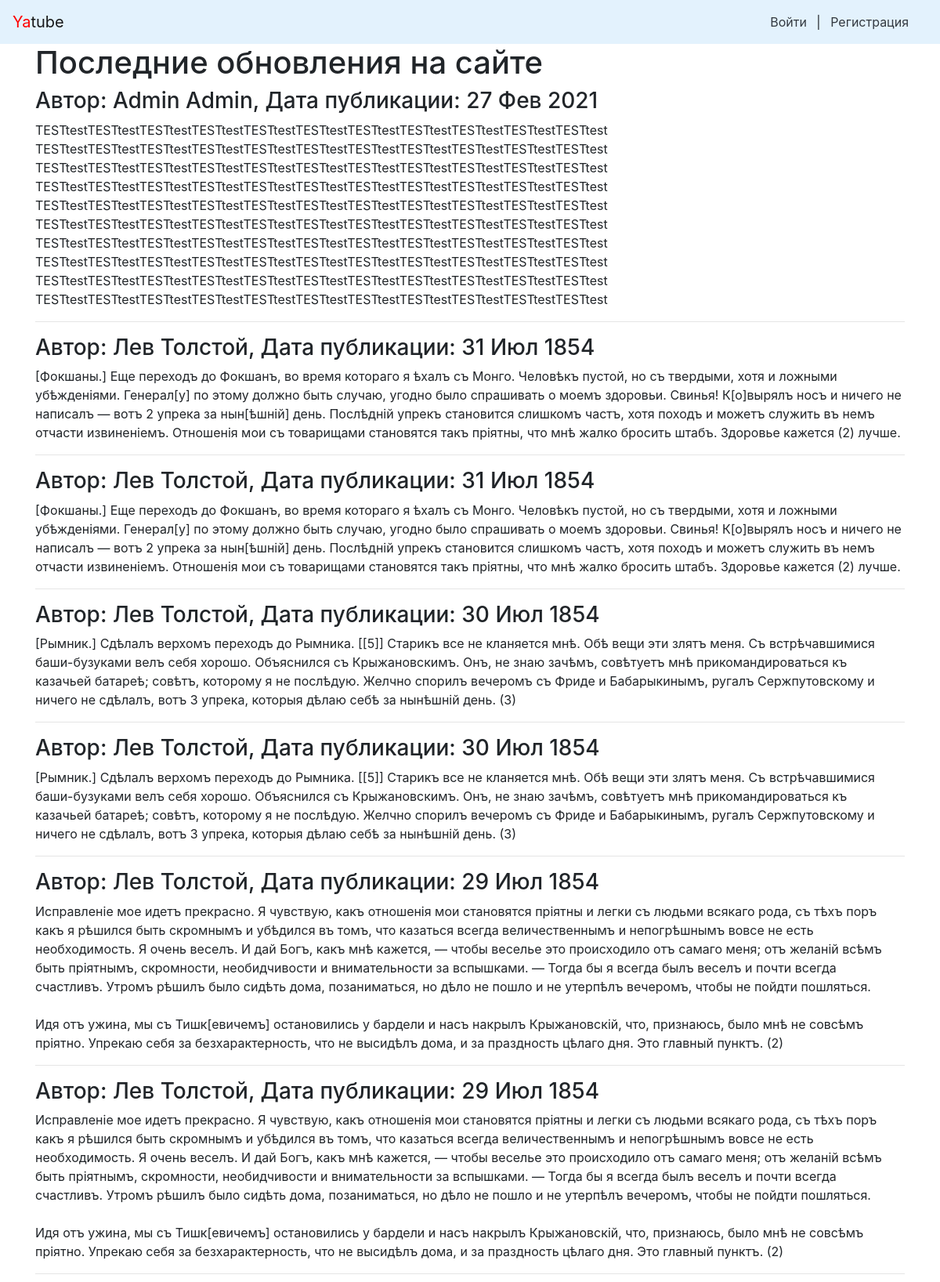
The page / (upper part) on the database its author committed.
### posts/models.py (models this page shows)
class Post(models.Model):
    text = models.TextField()
    pub_date = models.DateTimeField("date published", auto_now_add=True)
    author = models.ForeignKey(User,
                               on_delete=models.CASCADE,
                               related_name="posts")
    group = models.ForeignKey(Group,
                              on_delete=models.SET_NULL,
                              related_name="posts",
                              blank=True, null=True)
    class Meta:
        ordering = ['-pub_date']

### posts/views.py (the view)
# urls.py: path("", views.index, name="index"),
def index(request):
    latest = Post.objects.all()[:11]
    return render(request, "index.html", {"posts": latest})

### users/context_processors.py (called while the page is built)
def year(request):
    current_year = dt.date.today().year
    return {
        "year": current_year
    }

### templates/posts/index.html (shortened to what this page needs)
{% extends "base.html" %}
{% block header %}Последние обновления на сайте{% endblock %}
{% block content %}
    {% for post in posts %}
    <h3>
        Автор: {{ post.author.get_full_name }}, Дата публикации: {{ post.pub_date|date:"d M Y" }}
    </h3>
    <p>{{ post.text|linebreaksbr }}</p>
    {% if not forloop.last %}<hr>{% endif %}
    {% endfor %}
{% endblock %}

### rows shown on the page
Post: author.get_full_name "Admin Admin", pub_date "27 Фев 2021", text "TESTtestTESTtestTESTtestTESTtestTESTtestTESTtestTESTtestTESTtestTESTtestTESTtestTESTtest TESTtestTESTtestTESTtestTESTtestTESTtestTESTtestTESTtestTESTtestTESTtestTESTtestTESTtest TESTtestTESTtestTESTtestTESTtestTESTtestTESTtestTESTtestTESTtestTESTtestTESTtestTESTtest TESTtestTESTtestTESTtestTESTtestTESTtestTESTtestTESTtestTESTtestTESTtestTESTtestTESTtest TESTtestTESTtestTESTtestTESTtestTESTtestTESTtestTESTtestTESTtestTESTtestTESTtestTESTtest TESTtestTESTtestTESTtestTESTtestTESTtestTESTtestTESTtestTESTtestTESTtestTESTtestTESTtest TESTtestTESTtestTESTtestTESTtestTESTtestTESTtestTESTtestTESTtestTESTtestTESTtestTESTtest…"
Post: author.get_full_name "Лев Толстой", pub_date "31 Июл 1854", text "[Фокшаны.] Еще переходъ до Фокшанъ, во время котораго я ѣхалъ съ Монго. Человѣкъ пустой, но съ твердыми, хотя и ложными убѣжденіями. Генерал[у] по этому должно быть случаю, угодно было спрашивать о моемъ здоровьи. Свинья! К[о]вырялъ носъ и ничего не написалъ — вотъ 2 упрека за нын[ѣшній] день. Послѣдній упрекъ становится слишкомъ частъ, хотя походъ и можетъ служить въ немъ отчасти извиненіемъ. Отношенія мои съ товарищами становятся такъ пріятны, что мнѣ жалко бросить штабъ. Здоровье кажется (2) лучше."
Post: author.get_full_name "Лев Толстой", pub_date "31 Июл 1854", text "[Фокшаны.] Еще переходъ до Фокшанъ, во время котораго я ѣхалъ съ Монго. Человѣкъ пустой, но съ твердыми, хотя и ложными убѣжденіями. Генерал[у] по этому должно быть случаю, угодно было спрашивать о моемъ здоровьи. Свинья! К[о]вырялъ носъ и ничего не написалъ — вотъ 2 упрека за нын[ѣшній] день. Послѣдній упрекъ становится слишкомъ частъ, хотя походъ и можетъ служить въ немъ отчасти извиненіемъ. Отношенія мои съ товарищами становятся такъ пріятны, что мнѣ жалко бросить штабъ. Здоровье кажется (2) лучше."
Post: author.get_full_name "Лев Толстой", pub_date "30 Июл 1854", text "[Рымник.] Сдѣлалъ верхомъ переходъ до Рымника. [[5]] Старикъ все не кланяется мнѣ. Обѣ вещи эти злятъ меня. Съ встрѣчавшимися баши-бузуками велъ себя хорошо. Объяснился съ Крыжановскимъ. Онъ, не знаю зачѣмъ, совѣтуетъ мнѣ прикомандироваться къ казачьей батареѣ; совѣтъ, которому я не послѣдую. Желчно спорилъ вечеромъ съ Фриде и Бабарыкинымъ, ругалъ Сержпутовскому и ничего не сдѣлалъ, вотъ 3 упрека, которыя дѣлаю себѣ за нынѣшній день. (3)"
Post: author.get_full_name "Лев Толстой", pub_date "30 Июл 1854", text "[Рымник.] Сдѣлалъ верхомъ переходъ до Рымника. [[5]] Старикъ все не кланяется мнѣ. Обѣ вещи эти злятъ меня. Съ встрѣчавшимися баши-бузуками велъ себя хорошо. Объяснился съ Крыжановскимъ. Онъ, не знаю зачѣмъ, совѣтуетъ мнѣ прикомандироваться къ казачьей батареѣ; совѣтъ, которому я не послѣдую. Желчно спорилъ вечеромъ съ Фриде и Бабарыкинымъ, ругалъ Сержпутовскому и ничего не сдѣлалъ, вотъ 3 упрека, которыя дѣлаю себѣ за нынѣшній день. (3)"
Post: author.get_full_name "Лев Толстой", pub_date "29 Июл 1854", text "Исправленіе мое идетъ прекрасно. Я чувствую, какъ отношенія мои становятся пріятны и легки съ людьми всякаго рода, съ тѣхъ поръ какъ я рѣшился быть скромнымъ и убѣдился въ томъ, что казаться всегда величественнымъ и непогрѣшнымъ вовсе не есть необходимость. Я очень веселъ. И дай Богъ, какъ мнѣ кажется, — чтобы веселье это происходило отъ самаго меня; отъ желаній всѣмъ быть пріятнымъ, скромности, необидчивости и внимательности за вспышками. — Тогда бы я всегда былъ веселъ и почти всегда счастливъ. Утромъ рѣшилъ было сидѣть дома, позаниматься, но дѣло не пошло и не утерпѣлъ вечеромъ, чтобы не пойдти пошляться. Идя отъ ужина, мы съ Тишк[евичемъ] остановились у бардели и насъ накрылъ…"
Post: author.get_full_name "Лев Толстой", pub_date "29 Июл 1854", text "Исправленіе мое идетъ прекрасно. Я чувствую, какъ отношенія мои становятся пріятны и легки съ людьми всякаго рода, съ тѣхъ поръ какъ я рѣшился быть скромнымъ и убѣдился въ томъ, что казаться всегда величественнымъ и непогрѣшнымъ вовсе не есть необходимость. Я очень веселъ. И дай Богъ, какъ мнѣ кажется, — чтобы веселье это происходило отъ самаго меня; отъ желаній всѣмъ быть пріятнымъ, скромности, необидчивости и внимательности за вспышками. — Тогда бы я всегда былъ веселъ и почти всегда счастливъ. Утромъ рѣшилъ было сидѣть дома, позаниматься, но дѣло не пошло и не утерпѣлъ вечеромъ, чтобы не пойдти пошляться. Идя отъ ужина, мы съ Тишк[евичемъ] остановились у бардели и насъ накрылъ…"
